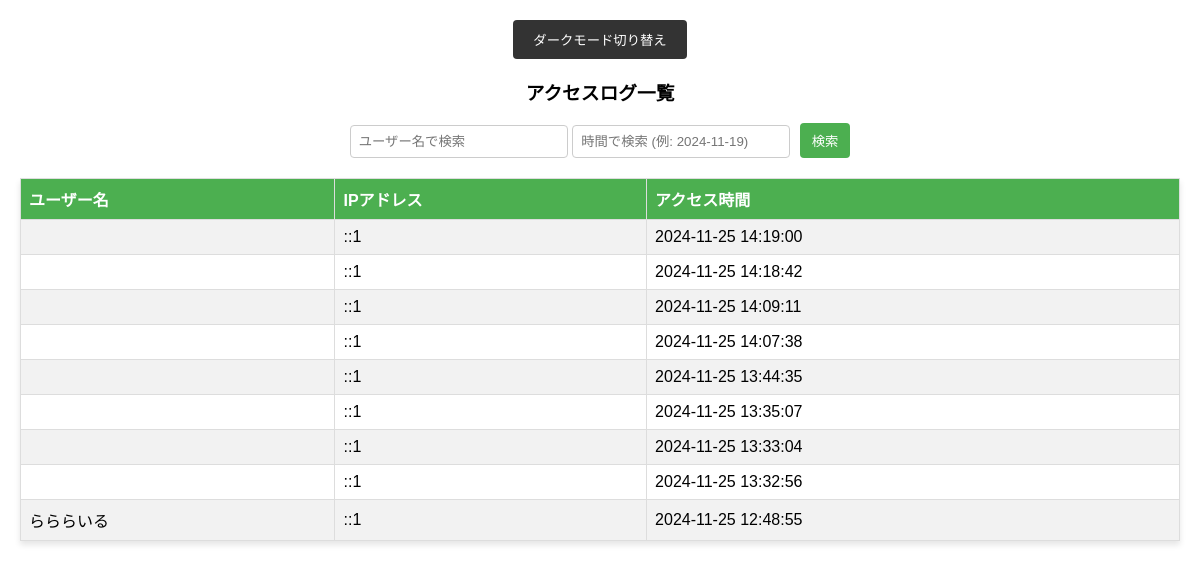
The page /PHP/access_log.php on the database its author committed.
### tables this page shows
CREATE TABLE `access_logs` (
  `id` int(11) NOT NULL,
  `username` varchar(255) DEFAULT NULL,
  `ip_address` varchar(45) DEFAULT NULL,
  `access_time` datetime DEFAULT NULL
);

### PHP/access_log.php (the view, shortened to what this page needs)
<?php
$pdo = dbConnect();
$searchUsername = isset($_GET['search_username']) ? trim($_GET['search_username']) : '';
$searchTime = isset($_GET['search_time']) ? trim($_GET['search_time']) : '';
try {
    $sql = "SELECT * FROM access_logs WHERE 1=1";
    $sql .= " ORDER BY access_time DESC";
    $stmt = $pdo->prepare($sql);
    $stmt->execute();
    $logs = $stmt->fetchAll(PDO::FETCH_ASSOC);
} catch (PDOException $e) {
    echo "エラー: " . $e->getMessage();
}
?>
<!DOCTYPE html>
<html lang="ja">
<head>
</head>
<body>
    <div class="dark-mode-toggle">
        <button onclick="toggleDarkMode()">ダークモード切り替え</button>
    </div>
    <h3>アクセスログ一覧</h3>
    <div class="search-container">
        <form method="GET">
            <input type="text" name="search_username" placeholder="ユーザー名で検索" value="<?= htmlspecialchars($searchUsername) ?>">
            <input type="text" name="search_time" placeholder="時間で検索 (例: 2024-11-19)" value="<?= htmlspecialchars($searchTime) ?>">
            <button type="submit">検索</button>
        </form>
    </div>
    <table>
        <tr>
            <th>ユーザー名</th>
            <th>IPアドレス</th>
            <th>アクセス時間</th>
        </tr>
        <?php if (!empty($logs)): ?>
            <?php foreach ($logs as $log): ?>
            <tr>
                <td><?= htmlspecialchars($log['username']) ?></td>
                <td><?= htmlspecialchars($log['ip_address']) ?></td>
                <td><?= htmlspecialchars($log['access_time']) ?></td>
            </tr>
            <?php endforeach; ?>
        <?php else: ?>
            <tr>
                <td colspan="4" style="text-align: center;">該当するデータがありません。</td>
            </tr>
        <?php endif; ?>
    </table>
</body>
</html>

### PHP/access_log.php (style rules this page uses)
body { font-family: Arial, sans-serif; margin: 20px; transition: background-color 0.3s, color 0.3s; }
h3 { text-align: center; }
table { width: 100%; border-collapse: collapse; margin: 20px 0; background-color: #fff; box-shadow: 0 4px 6px rgba(0, 0, 0, 0.1); transition: background-color 0.3s, color 0.3s; }
table th, table td { border: 1px solid #ddd; padding: 8px; text-align: left; }
table th { background-color: #4CAF50; color: white; }
table tr:nth-child(even) { background-color: #f2f2f2; }
.search-container { margin: 10px 0; text-align: center; }
.search-container input[type="text"] { width: 200px; padding: 8px; border: 1px solid #ccc; border-radius: 4px; }
.search-container button { padding: 8px 12px; border: none; background-color: #4CAF50; color: white; cursor: pointer; border-radius: 4px; margin-left: 5px; }
.dark-mode-toggle { text-align: center; margin-bottom: 10px; }
.dark-mode-toggle button { padding: 10px 20px; border: none; background-color: #333; color: white; cursor: pointer; border-radius: 4px; }

### rows shown on the page
access_logs: ip_address "::1", access_time "2024-11-25 14:19:00"
access_logs: ip_address "::1", access_time "2024-11-25 14:18:42"
access_logs: ip_address "::1", access_time "2024-11-25 14:09:11"
access_logs: ip_address "::1", access_time "2024-11-25 14:07:38"
access_logs: ip_address "::1", access_time "2024-11-25 13:44:35"
access_logs: ip_address "::1", access_time "2024-11-25 13:35:07"
access_logs: ip_address "::1", access_time "2024-11-25 13:33:04"
access_logs: ip_address "::1", access_time "2024-11-25 13:32:56"
access_logs: username "らららいる", ip_address "::1", access_time "2024-11-25 12:48:55"
